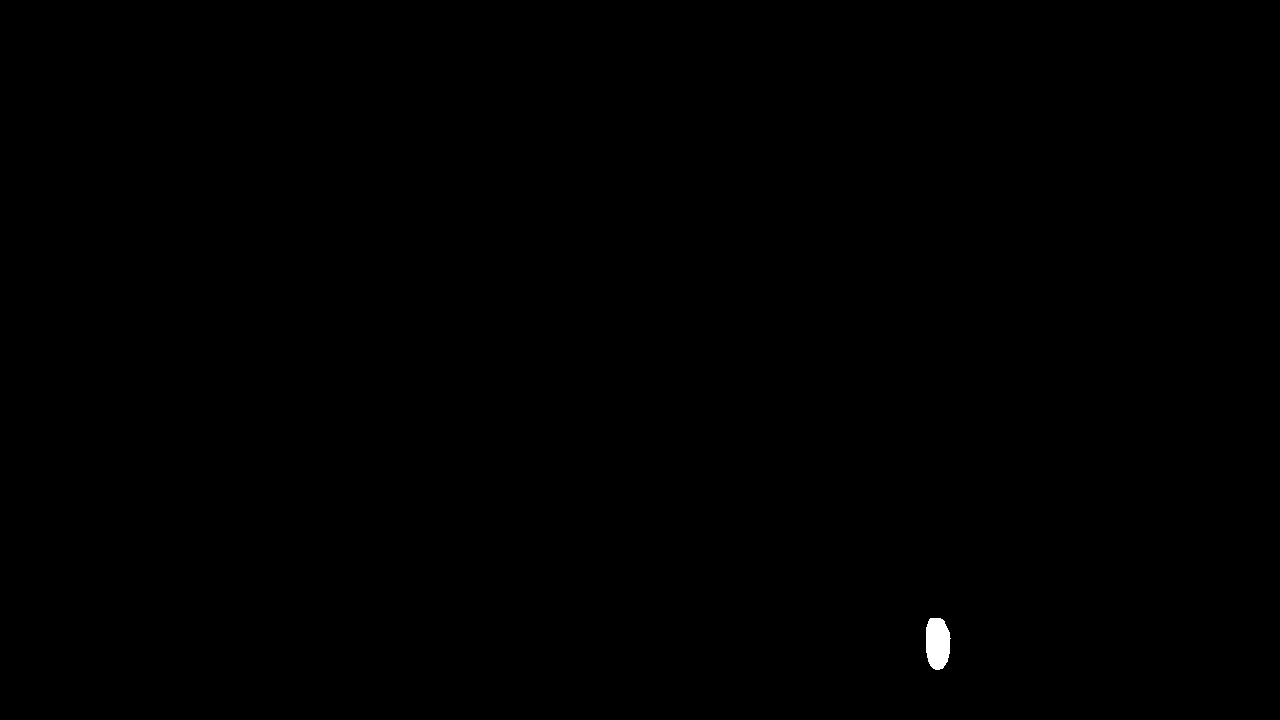
#> input picture test/test_images/lock_rgb_image_1_mask.png, 1280 x 720 px, found by its file name; the run also reads 1 picture not shown here
$ python project_mask_to_3d.py
#> lines starting #> are read from the running program, lines starting #| are printed output that depends on the picture; after the words box and inside, x2 and y2 are one past the last pixel; in counts of white or black regions, pixels touching at a corner belong together; long printed decimals are rounded
'''
Author: TX-Leo
Mail: tx.leo.wz@gmail.com
Date: 2024-05-07 16:02:09
Version: v1
File:
Brief:
'''

import imageio
import numpy as np
import matplotlib.pyplot as plt
import imageio.v2 as imageio

def calculate_mean_depth(mask_path, depth_path):
    # Read the mask image
    mask_image = imageio.imread(mask_path)

    # Read the depth image
    depth_image = imageio.imread(depth_path)

    # Convert mask image to a binary mask (0s and 1s)
    mask = np.where(mask_image > 0, 1, 0)

    # Extract depth values corresponding to masked areas
    masked_depth_values = depth_image[mask == 1]

    # Calculate the mean depth value
    mean_depth = np.mean(masked_depth_values)

    return mean_depth

def visualize_masked_depth(mask_path, depth_path):
    # Read the mask image
    mask_image = imageio.imread(mask_path)

    # Read the depth image
    depth_image = imageio.imread(depth_path)

    # Convert mask image to a binary mask (0s and 1s)
    mask = np.where(mask_image > 0, 1, 0)

    # Create a masked depth image
    masked_depth_image = np.where(mask == 1, depth_image, 0)

    # Display the masked depth image
    plt.imshow(masked_depth_image, cmap='jet')
    plt.colorbar()
    plt.show()

def project_2d_to_3d(point_2d, depth_value, intrinsic_matrix):
        fx, fy, cx, cy = intrinsic_matrix[0, 0], intrinsic_matrix[1, 1], intrinsic_matrix[0, 2], intrinsic_matrix[1, 2]
        x = (point_2d[0] - cx) * depth_value / fx
        y = (point_2d[1] - cy) * depth_value / fy
        z = depth_value
        print(x,y,z)
        return [x, y, z]

def main():
    mask_file = r'E:\realman-robot\test\test_images\lock_rgb_image_1_mask.png'
    depth_file = r'E:\realman-robot\test\test_images\lock_depth_image_test.png'
    depth_value = calculate_mean_depth(mask_file, depth_file)
#> in calculate_mean_depth, `mask_image = imageio.imread(mask_path)`: mask_image: shape (720, 1280); 0.12% white; 1 white region, box (x1, y1, x2, y2) and area: (926, 618, 951, 670) 1062
#> in calculate_mean_depth, `masked_depth_values = depth_image[mask == 1]`: masked_depth_values = 1062 values, max 626 at index 57, min 0 at index 4, mean 526
#> in calculate_mean_depth, `mean_depth = np.mean(masked_depth_values)`: mean_depth = 526
#> depth_value = 526
    print("Mean Depth Value:", depth_value)
#| Mean Depth Value: 526.027
    visualize_masked_depth(mask_file, depth_file)
#> in visualize_masked_depth, `plt.show()`:
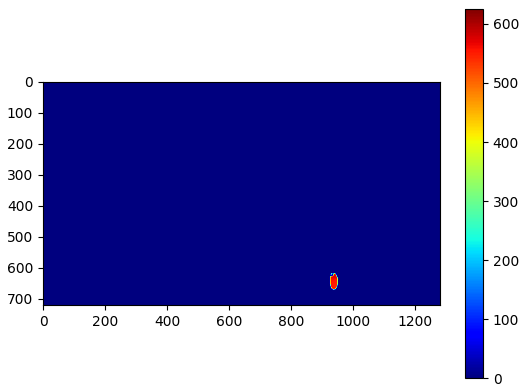
#> figure drawn by matplotlib, 2 panels

    point_2d = [937.1883239171375,642.846516007533] # for lock_depth_image_1
    intrinsic_matrix = np.array([[911.9500122070312,0,640.0983276367188],[0,911.5035400390625,370.97808837890625],[0,0,1]]) # by realsense api
    project_2d_to_3d(point_2d, depth_value, intrinsic_matrix)
#> in project_2d_to_3d, `x = (point_2d[0] - cx) * depth_value / fx`: x = 171.4
#> in project_2d_to_3d, `y = (point_2d[1] - cy) * depth_value / fy`: y = 156.9
#> in project_2d_to_3d, `z = depth_value`: z = 526
#| 171.366 156.895 526.027

if __name__ == "__main__":
    main()
